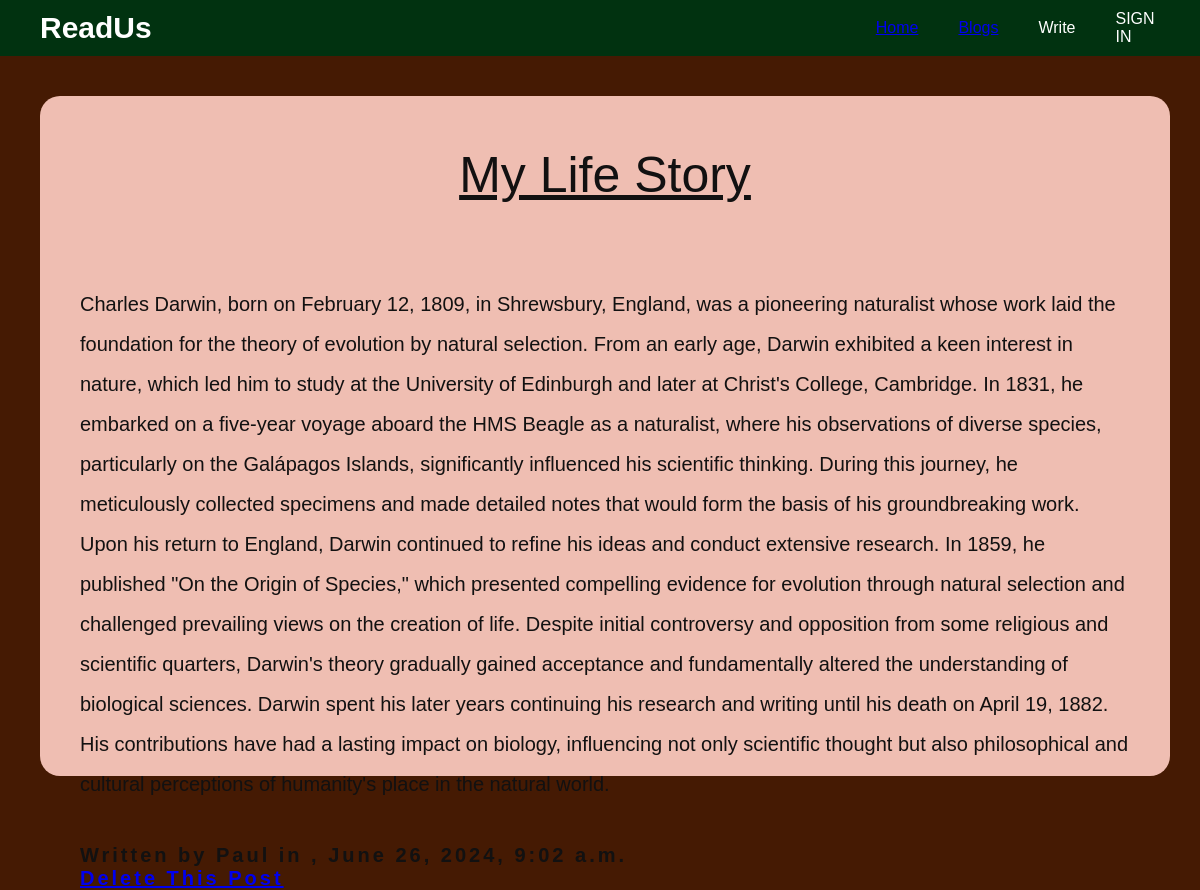
Page /blog/1/ on the committed database.
### blogIn/models.py (models this page shows, shortened)
class BlogModel(models.Model):
    title = models.CharField(max_length=200)
    time = models.DateTimeField(auto_now_add=True)
    author = models.ForeignKey("auth.user", on_delete=models.CASCADE)
    content = models.TextField()

### blogIn/views.py (the view)
# urls.py: path('blog/<int:pk>/', views.blogContent, name='blogContent'),
def blogContent(request, pk):
    blogs = get_object_or_404(BlogModel, pk=pk)
    return render(request, 'blogIn/blogContent.html', {'blogs':blogs})

### blogIn/templates/blogIn/blogContent.html (shortened to what this page needs)
{% extends "blogIn/homePage.html" %}
{% block content %}
<div class="content">
    <h1>{{blogs.title}}</h1>
    <p>{{blogs.content}}</p>
    <h5>Written by {{blogs.author}} in , {{blogs.time}}</h5>
    <h5><a href="{% url "delete" blogs.pk %}">Delete This Post</a></h5>
</div>
{% endblock content %}

### blogIn/templates/blogIn/homePage.html (shortened to what this page needs)
<!DOCTYPE html>
<html lang="en">
<head>
    {% load static %}
    <link rel="stylesheet" href="{% static 'css/styles.css' %}">
</head>
<body>
    <header>
        <li class="logo">ReadUs</li>
        <li><a href="{% url "home" %}">Home</a></li>
        <li><a href="{% url "blogs" %}">Blogs</a></li>
        <li>Write</li>
        <li>SIGN IN</li>
    </header>
    {% block content %}{% endblock content %}
</body>
</html>

### blogIn/static/css/styles.css (style rules this page uses)
* { padding: 0; margin: 0; box-sizing: border-box; font-family: sans-serif; }
body { color: #fef3c7; background-color: #451a03; }
header { display: flex; align-items: center; background-color: #013210; color: #fff; list-style: none; padding-left: 20px; padding-right: 40px; padding-top: 10px; padding-bottom: 10px; font-family: sans-serif; width: 100%; height: 10%; top: 0; position: sticky; z-index: 999; gap: 40px; }
.logo { font-size: 30px; font-weight: bold; padding-right: 60%; padding-left: 20px; }
.content { background-color: #efbeb2; color: #121111; margin-right: 30px; margin-left: 40px; margin-top: 40px; border-radius: 20px; height: 85vh; }
.content h1 { text-align: center; padding-top: 50px; padding-bottom: 40px; font-weight: lighter; font-size: 50px; text-decoration: underline; }
.content p { padding: 40px; font-size: 20px; line-height: 2; }
.content h5 { font-size: 20px; letter-spacing: 3px; padding-left: 40px; }

### rows in the picture
BlogModel: title "My Life Story", content "Charles Darwin, born on February 12, 1809, in Shrewsbury, England, was a pioneering naturalist whose work laid the foundation for the theory of evolution by natural selection. From an early age, Darwin exhibited a keen interest in nature, which led him to study at the University of Edinburgh and later at Christ's College, Cambridge. In 1831, he embarked on a five-year voyage aboard the HMS Beagle as a naturalist, where his observations of diverse species, particularly on the Galápagos Islands, significantly influenced his scientific thinking. During this journey, he meticulously collected specimens and made detailed notes that would form the basis of his groundbreaking work. Upon his return…", author "Paul", time "June 26, 2024, 9:02 a.m."
